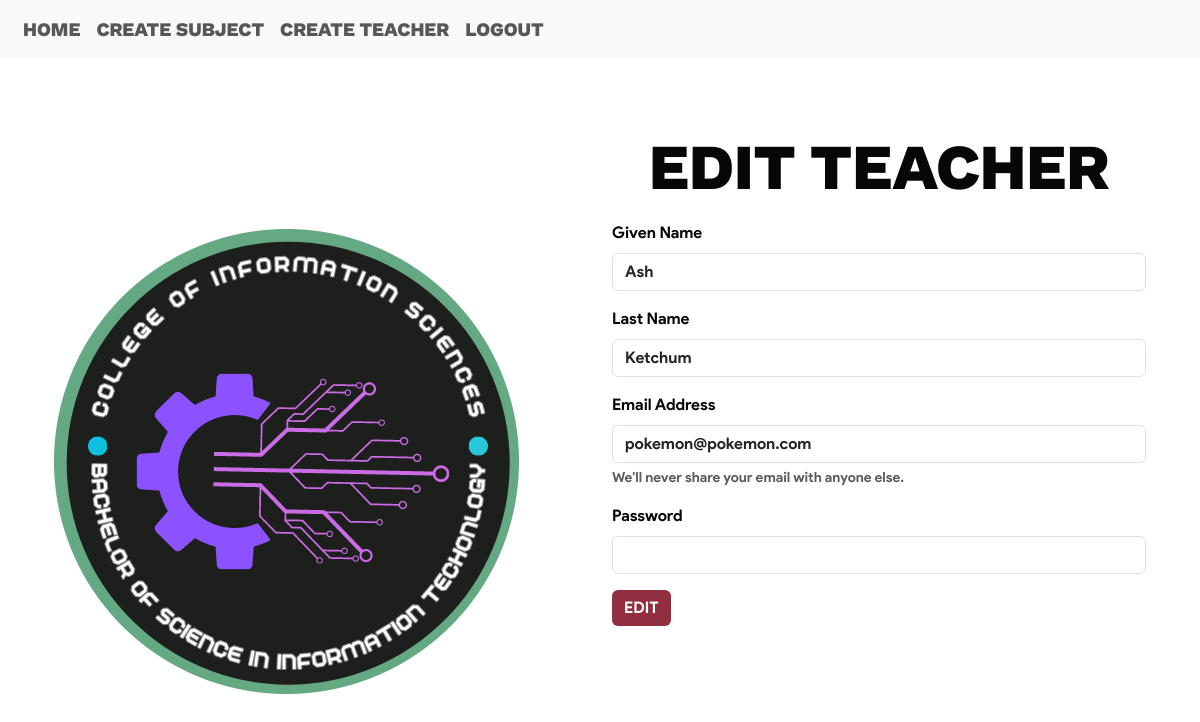
The page /edit-teacher/2 on the database its author committed.
### website/models.py (models this page shows)
class Teacher(db.Model, UserMixin):
    id = db.Column(db.Integer, primary_key=True)
    email = db.Column(db.String(150), unique=True)
    password = db.Column(db.String(150))
    givenName = db.Column(db.String(150))
    lastName = db.Column(db.String(150))
    subjects = db.relationship('Subj', secondary=teacher_subject_association, backref=db.backref('teachers', lazy='dynamic'))

### website/auth.py (the view, shortened to what this page needs)
@auth.route('/edit-teacher/<int:teacher_id>', methods=['GET', 'POST'])
def edit_teacher(teacher_id):
    teacher = Teacher.query.get(teacher_id)
    return render_template('edit-teacher.html', user=current_user, teacher=teacher)

### website/templates/edit-teacher.html (shortened to what this page needs)
{% extends "base.html" %}
{% block barnav%}
    <div class="collapse navbar-collapse" id="navbar">
        <div class="navbar-nav">
            <a class="nav-item nav-link" id="home" href="/admin">HOME</a>
            <a class="nav-item nav-link" id="subject" href="/create-subject">CREATE SUBJECT</a>
            <a class="nav-item nav-link" id="subject" href="/create-teacher">CREATE TEACHER</a>
            <a class="nav-item nav-link" id="logout" href="/logout">LOGOUT</a>
        </div>
    </div>
{% endblock %}
{% block content%}
<div class="container" method="POST">
  <div class="row">
    <div class="col-md-6" style="margin-top: 150px;">
      <picture>
          <source srcset="/static/logo.png" type="">
          <img src="..." class="img-fluid" alt="...">
      </picture>
    </div>
    <div class="col-md-6" style="margin-top: 50px;">
      <h1 style="font-family: 'ProdigySansExtraBold'; display: grid; place-items: center; font-size: 60px;">EDIT TEACHER</h1>
      <div id="content" style="font-family: 'ProductSansBold'; margin-top: 20px;">
            <form method="POST">
                <div class="mb-3">
                    <label for="teacherGname" class="form-label">Given Name</label>
                    <input type="text" class="form-control" id="teacherGname" name="teacherGname" value="{{ teacher.givenName }}">
                </div>
                <div class="mb-3">
                  <label for="teacherLname" class="form-label">Last Name</label>
                  <input type="text" class="form-control" id="teacherLname" name="teacherLname" value="{{ teacher.lastName }}">
                </div>
                <div class="mb-3">
                  <label for="teacherEmail" class="form-label">Email Address</label>
                  <input type="email" class="form-control" id="teacherEmail" aria-describedby="emailHelp" id="teacherEmail" name="teacherEmail" value="{{ teacher.email }}">
                <div class="form-text">We'll never share your email with anyone else.</div>
                </div>
                <div class="mb-3">
                  <label for="teacherPassword" class="form-label">Password</label>
                  <input type="password" class="form-control" id="teacherPassword" name="teacherPassword">
                </div>
                <button type="submit" class="btn btn-primary" style="background-color: #912F40; border: none; color: #FFFFFA;">EDIT</button>
              </form>
  </div>
</div>
{% endblock %}

### rows shown on the page
Teacher: teacherGname "Ash", teacherLname "Ketchum", teacherEmail "pokemon@pokemon.com"
